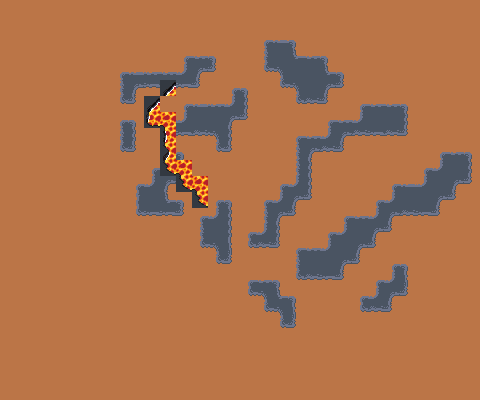

This is a level from a 2D game, rendered from its Tiled map with the project's own tilesets. A one-line summary and the map file follow, with tile-layer data summarised:
An orthogonal 30x25 tile map with 16x16 px tiles, 3 tile layers (Background, Tilelaag 2, Tilelaag 3), 4 tilesets and 30 objects.

<map version="1.10" tiledversion="1.10.1" orientation="orthogonal" renderorder="right-down" width="30" height="25" tilewidth="16" tileheight="16" infinite="0" nextlayerid="9" nextobjectid="78">
 <tileset firstgid="1" source="../../../../common/maps/tileset/main.tsx" />
 <tileset firstgid="10113" source="../../../../common/maps/tileset/buildings.tsx" />
 <tileset firstgid="11905" source="../../../../common/maps/tileset/main-nocollide.tsx" />
 <tileset firstgid="22017" source="../../../../common/maps/tileset/dungeon/animatedtiles.tsx" />
 <layer id="1" name="Background" width="30" height="25">
  <data>[750 cells, 750 non-empty, 3 distinct tile ids]</data>
 </layer>
 <layer id="7" name="Tilelaag 2" width="30" height="25">
  <data>[750 cells, 206 non-empty, 17 distinct tile ids]</data>
 </layer>
 <layer id="8" name="Tilelaag 3" width="30" height="25">
  <data>[750 cells, 11 non-empty, 6 distinct tile ids]</data>
 </layer>
 <objectgroup id="4" name="Objects" visible="0">
  <object id="38" template="../../../../common/maps/obj/entry_up.tx" x="192" y="271.5" width="48" height="16">
   <properties>
    <property name="teleport" value="" />
   </properties>
  </object>
  <object id="48" template="../../obj/treasure.tx" x="15" y="75.75" />
  <object id="50" template="../../../../common/maps/obj/enemy.tx" x="323.5" y="177.5">
   <properties>
    <property name="enemy" value="Goblin Warrior" />
    <property name="threatRange" type="int" value="30" />
    <property name="waypoints" value="64,71,61,71,64" />
   </properties>
  </object>
  <object id="51" template="../../obj/treasure.tx" x="432.333" y="59.3333" />
  <object id="52" template="../../../../common/maps/obj/gold.tx" x="402.583" y="257.75" />
  <object id="53" template="../../../../common/maps/obj/enemy.tx" x="54.333" y="146.667">
   <properties>
    <property name="enemy" value="Goblin Chief" />
    <property name="threatRange" type="int" value="60" />
    <property name="waypoints" value="66,65" />
   </properties>
  </object>
  <object id="54" template="../../../../common/maps/obj/enemy.tx" x="224.333" y="39.833">
   <properties>
    <property name="enemy" value="Goblin Warrior" />
    <property name="threatRange" type="int" value="30" />
    <property name="waypoints" value="68,61,62,61,68,69,70,69" />
   </properties>
  </object>
  <object id="55" template="../../../../common/maps/obj/enemy.tx" x="427.167" y="116.833">
   <properties>
    <property name="enemy" value="Goblin Warrior" />
    <property name="threatRange" type="int" value="30" />
    <property name="waypoints" value="74,73,72,63,72,73" />
   </properties>
  </object>
  <object id="56" template="../../../../common/maps/obj/enemy.tx" x="211.236" y="141.909">
   <properties>
    <property name="enemy" value="Goblin Chief" />
    <property name="threatRange" type="int" value="40" />
   </properties>
  </object>
  <object id="57" template="../../../../common/maps/obj/enemy.tx" x="434.333" y="74.3337">
   <properties>
    <property name="enemy" value="Goblin" />
    <property name="threatRange" type="int" value="30" />
   </properties>
  </object>
  <object id="58" template="../../../../common/maps/obj/enemy.tx" x="194" y="172.667">
   <properties>
    <property name="enemy" value="Goblin" />
    <property name="threatRange" type="int" value="30" />
   </properties>
  </object>
  <object id="59" template="../../../../common/maps/obj/enemy.tx" x="228" y="174.5">
   <properties>
    <property name="enemy" value="Goblin " />
    <property name="threatRange" type="int" value="30" />
   </properties>
  </object>
  <object id="60" template="../../../../common/maps/obj/waypoint.tx" x="115.5" y="149" />
  <object id="61" template="../../../../common/maps/obj/waypoint.tx" x="271.5" y="62.5" width="16" height="14" />
  <object id="62" template="../../../../common/maps/obj/waypoint.tx" x="328" y="61" />
  <object id="63" template="../../../../common/maps/obj/waypoint.tx" x="416.5" y="220.5" />
  <object id="64" template="../../../../common/maps/obj/waypoint.tx" x="324.5" y="217" />
  <object id="65" template="../../../../common/maps/obj/waypoint.tx" x="64" y="208" />
  <object id="66" template="../../../../common/maps/obj/waypoint.tx" x="83.5" y="70.5" />
  <object id="67" template="../../obj/booster.tx" x="192.5" y="140">
   <properties>
    <property name="reward">[{"editions":["DMU","BRO","NEO","MID","VOW","SNC","ONE","MOM","MAT","WOE","AFR"],"type":"card","count":10,"rarity":["Common"]},{"editions":["DMU","BRO","NEO","MID","VOW","SNC","ONE","MOM","MAT","WOE","AFR"],"type":"card","count":3,"rarity":["Uncommon"]},{"editions":["DMU","BRO","NEO","MID","VOW","SNC","ONE","MOM","MAT","WOE","AFR"],"type":"card","count":3,"rarity":["Rare","Mythic Rare"]}]</property>
   </properties>
  </object>
  <object id="68" template="../../../../common/maps/obj/waypoint.tx" x="257.5" y="40.5" width="16" height="14" />
  <object id="69" template="../../../../common/maps/obj/waypoint.tx" x="164.5" y="49" width="16" height="14" />
  <object id="70" template="../../../../common/maps/obj/waypoint.tx" x="166.5" y="108.5" width="16" height="14" />
  <object id="71" template="../../../../common/maps/obj/waypoint.tx" x="298.5" y="130" />
  <object id="72" template="../../../../common/maps/obj/waypoint.tx" x="441" y="197" />
  <object id="73" template="../../../../common/maps/obj/waypoint.tx" x="422" y="154.5" />
  <object id="74" template="../../../../common/maps/obj/waypoint.tx" x="427" y="99.5" />
  <object id="75" template="../../../../common/maps/obj/manashards.tx" x="338" y="109.5" />
  <object id="76" template="../../../../common/maps/obj/manashards.tx" x="82.5" y="96" />
  <object id="77" template="../../../../common/maps/obj/enemy.tx" x="16.5" y="95.5">
   <properties>
    <property name="enemy" value="Goblin" />
   </properties>
  </object>
 </objectgroup>
</map>
